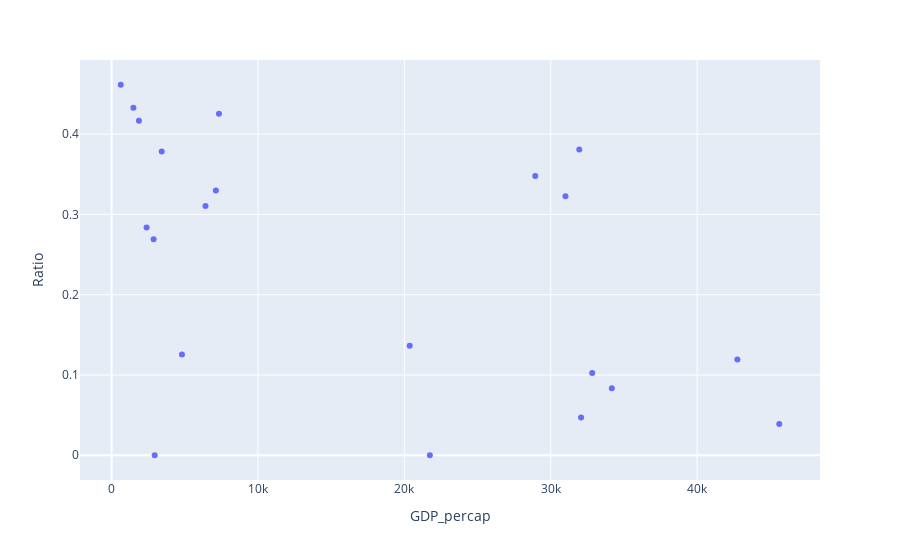

Notebook source saved alongside this figure:
### Code cell
#plotly simpl
fig = px.scatter(GDP_df_2, x="GDP_percap", y="Ratio",
                 hover_data=['Country'])
fig.show()

### Figure 1 — Plotly figure (JSON) as saved in the notebook; plotly's stock layout.template omitted (floating-point values rounded to 4 significant figures)
{"data": [{"customdata": [["USA"], ["AUSTRALIA"], ["MEXICO"], ["BRAZIL"], ["UNITED KINGDOM"], ["SOUTH AFRICA"], ["MIDUPP_INCOME"], ["BAHAMAS"], ["FRANCE"], ["NEW ZEALAND"], ["SPAIN"], ["MIDLOW_INCOME"], ["JAPAN"], ["EGYPT"], ["MICRONESIA"], ["HIGH_INCOME"], ["PHILIPPINES"], ["FIJI"], ["LOW_INCOME"], ["PAPUA NEW GUINEA"], ["ITALY"]], "hovertemplate": "GDP_percap=%{x}<br>Ratio=%{y}<br>Country=%{customdata[0]}<extra></extra>", "legendgroup": "", "marker": {"color": "#636efa", "symbol": "circle"}, "mode": "markers", "name": "", "orientation": "v", "showlegend": false, "type": "scatter", "x": [45610.0, 42750.0, 7334.0, 7125.0, 32830.0, 4807.0, 6415.0, 32070.0, 31950.0, 34170.0, 21740.0, 2392.0, 28940.0, 2870.0, 2944.0, 31000.0, 1867.0, 3424.0, 625.7, 1490.0, 20360.0], "xaxis": "x", "y": [0.03906, 0.1193, 0.4255, 0.3298, 0.1026, 0.1257, 0.3103, 0.04706, 0.381, 0.08333, 0, 0.2838, 0.3478, 0.2692, 0, 0.3226, 0.4167, 0.3784, 0.4615, 0.4328, 0.1364], "yaxis": "y"}], "layout": {"legend": {"tracegroupgap": 0}, "margin": {"t": 60}, "xaxis": {"anchor": "y", "domain": [0, 1], "title": {"text": "GDP_percap"}}, "yaxis": {"anchor": "x", "domain": [0, 1], "title": {"text": "Ratio"}}}}
